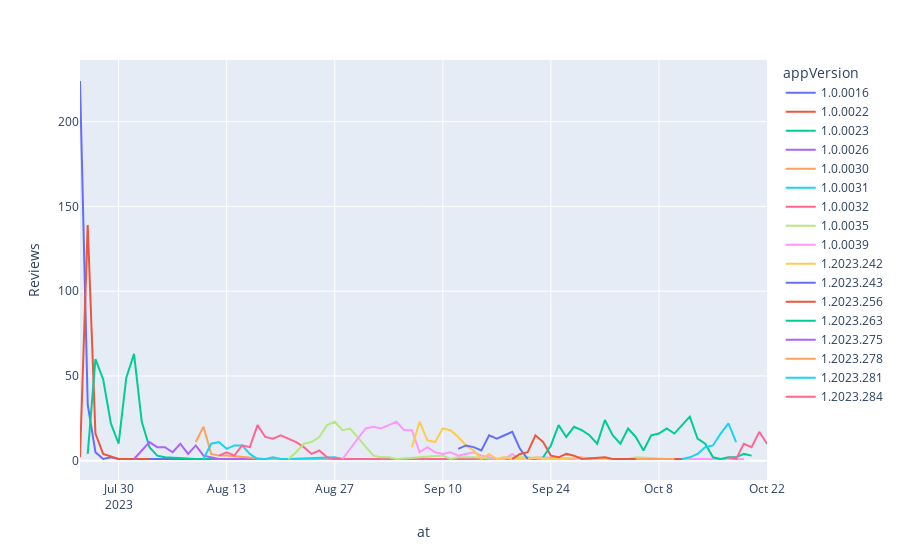

The cell this chart's notebook holds for it:
### Code cell
mask = df["score"] == 4
px.line(df[mask].groupby(['at', 'appVersion'], as_index=False).sum('Reviews'), 
       y='Reviews', 
       x='at',
       orientation='h',
       color='appVersion')

### Figure 1 — Plotly figure (JSON) as saved in the notebook; plotly's stock layout.template omitted (floating-point values rounded to 4 significant figures)
{"data": [{"hovertemplate": "appVersion=1.0.0016<br>at=%{x}<br>Reviews=%{y}<extra></extra>", "legendgroup": "1.0.0016", "line": {"color": "#636efa", "dash": "solid"}, "marker": {"symbol": "circle"}, "mode": "lines", "name": "1.0.0016", "orientation": "h", "showlegend": true, "type": "scatter", "x": ["2023-07-25", "2023-07-26", "2023-07-27", "2023-07-28", "2023-07-29", "2023-07-30", "2023-07-31", "2023-08-01", "2023-08-10", "2023-08-13", "2023-08-15"], "xaxis": "x", "y": [224, 33, 5, 1, 2, 1, 1, 1, 1, 1, 1], "yaxis": "y"}, {"hovertemplate": "appVersion=1.0.0022<br>at=%{x}<br>Reviews=%{y}<extra></extra>", "legendgroup": "1.0.0022", "line": {"color": "#EF553B", "dash": "solid"}, "marker": {"symbol": "circle"}, "mode": "lines", "name": "1.0.0022", "orientation": "h", "showlegend": true, "type": "scatter", "x": ["2023-07-25", "2023-07-26", "2023-07-27", "2023-07-28", "2023-07-30", "2023-08-01", "2023-08-03"], "xaxis": "x", "y": [2, 139, 16, 4, 1, 1, 1], "yaxis": "y"}, {"hovertemplate": "appVersion=1.0.0023<br>at=%{x}<br>Reviews=%{y}<extra></extra>", "legendgroup": "1.0.0023", "line": {"color": "#00cc96", "dash": "solid"}, "marker": {"symbol": "circle"}, "mode": "lines", "name": "1.0.0023", "orientation": "h", "showlegend": true, "type": "scatter", "x": ["2023-07-26", "2023-07-27", "2023-07-28", "2023-07-29", "2023-07-30", "2023-07-31", "2023-08-01", "2023-08-02", "2023-08-03", "2023-08-04", "2023-08-05", "2023-08-09", "2023-08-19", "2023-08-22", "2023-08-24", "2023-08-29", "2023-09-08", "2023-09-09", "2023-09-22", "2023-09-24"], "xaxis": "x", "y": [4, 60, 48, 22, 10, 49, 63, 23, 8, 3, 2, 1, 1, 1, 1, 1, 1, 1, 1, 1], "yaxis": "y"}, {"hovertemplate": "appVersion=1.0.0026<br>at=%{x}<br>Reviews=%{y}<extra></extra>", "legendgroup": "1.0.0026", "line": {"color": "#ab63fa", "dash": "solid"}, "marker": {"symbol": "circle"}, "mode": "lines", "name": "1.0.0026", "orientation": "h", "showlegend": true, "type": "scatter", "x": ["2023-08-01", "2023-08-02", "2023-08-03", "2023-08-04", "2023-08-05", "2023-08-06", "2023-08-07", "2023-08-08", "2023-08-09", "2023-08-10", "2023-08-12", "2023-08-29", "2023-09-24"], "xaxis": "x", "y": [1, 6, 11, 8, 8, 5, 10, 4, 9, 3, 1, 1, 1], "yaxis": "y"}, {"hovertemplate": "appVersion=1.0.0030<br>at=%{x}<br>Reviews=%{y}<extra></extra>", "legendgroup": "1.0.0030", "line": {"color": "#FFA15A", "dash": "solid"}, "marker": {"symbol": "circle"}, "mode": "lines", "name": "1.0.0030", "orientation": "h", "showlegend": true, "type": "scatter", "x": ["2023-08-09", "2023-08-10", "2023-08-11", "2023-08-12", "2023-08-13", "2023-08-16", "2023-08-18", "2023-08-23", "2023-08-24", "2023-08-30", "2023-09-25"], "xaxis": "x", "y": [11, 20, 4, 3, 3, 2, 1, 1, 1, 1, 1], "yaxis": "y"}, {"hovertemplate": "appVersion=1.0.0031<br>at=%{x}<br>Reviews=%{y}<extra></extra>", "legendgroup": "1.0.0031", "line": {"color": "#19d3f3", "dash": "solid"}, "marker": {"symbol": "circle"}, "mode": "lines", "name": "1.0.0031", "orientation": "h", "showlegend": true, "type": "scatter", "x": ["2023-08-10", "2023-08-11", "2023-08-12", "2023-08-13", "2023-08-14", "2023-08-15", "2023-08-16", "2023-08-17", "2023-08-18", "2023-08-19", "2023-08-20", "2023-08-21", "2023-08-27", "2023-08-28", "2023-08-30", "2023-09-01"], "xaxis": "x", "y": [1, 10, 11, 7, 9, 9, 4, 1, 1, 2, 1, 1, 2, 1, 1, 1], "yaxis": "y"}, {"hovertemplate": "appVersion=1.0.0032<br>at=%{x}<br>Reviews=%{y}<extra></extra>", "legendgroup": "1.0.0032", "line": {"color": "#FF6692", "dash": "solid"}, "marker": {"symbol": "circle"}, "mode": "lines", "name": "1.0.0032", "orientation": "h", "showlegend": true, "type": "scatter", "x": ["2023-08-12", "2023-08-13", "2023-08-14", "2023-08-15", "2023-08-16", "2023-08-17", "2023-08-18", "2023-08-19", "2023-08-20", "2023-08-21", "2023-08-22", "2023-08-23", "2023-08-24", "2023-08-25", "2023-08-26", "2023-08-27", "2023-08-29", "2023-08-31", "2023-09-03", "2023-09-04", "2023-09-07", "2023-09-12", "2023-09-14", "2023-09-18", "2023-09-23", "2023-09-26", "2023-09-27"], "xaxis": "x", "y": [3, 5, 3, 9, 8, 21, 14, 13, 15, 13, 11, 8, 4, 6, 2, 1, 1, 1, 1, 1, 1, 1, 1, 1, 1, 1, 1], "yaxis": "y"}, {"hovertemplate": "appVersion=1.0.0035<br>at=%{x}<br>Reviews=%{y}<extra></extra>", "legendgroup": "1.0.0035", "line": {"color": "#B6E880", "dash": "solid"}, "marker": {"symbol": "circle"}, "mode": "lines", "name": "1.0.0035", "orientation": "h", "showlegend": true, "type": "scatter", "x": ["2023-08-21", "2023-08-22", "2023-08-23", "2023-08-24", "2023-08-25", "2023-08-26", "2023-08-27", "2023-08-28", "2023-08-29", "2023-09-01", "2023-09-02", "2023-09-03", "2023-09-04", "2023-09-10", "2023-09-11", "2023-09-12", "2023-09-14", "2023-09-17", "2023-09-18", "2023-09-21", "2023-09-23", "2023-09-25", "2023-09-27", "2023-09-30", "2023-10-03", "2023-10-04", "2023-10-05", "2023-10-09", "2023-10-11"], "xaxis": "x", "y": [1, 5, 10, 11, 14, 21, 23, 18, 19, 3, 2, 2, 1, 3, 1, 2, 2, 1, 2, 2, 1, 1, 2, 1, 1, 1, 2, 1, 1], "yaxis": "y"}, {"hovertemplate": "appVersion=1.0.0039<br>at=%{x}<br>Reviews=%{y}<extra></extra>", "legendgroup": "1.0.0039", "line": {"color": "#FF97FF", "dash": "solid"}, "marker": {"symbol": "circle"}, "mode": "lines", "name": "1.0.0039", "orientation": "h", "showlegend": true, "type": "scatter", "x": ["2023-08-28", "2023-08-29", "2023-08-30", "2023-08-31", "2023-09-01", "2023-09-02", "2023-09-03", "2023-09-04", "2023-09-05", "2023-09-06", "2023-09-07", "2023-09-08", "2023-09-09", "2023-09-10", "2023-09-11", "2023-09-12", "2023-09-13", "2023-09-14", "2023-09-15", "2023-09-17", "2023-09-18", "2023-09-19", "2023-09-20", "2023-09-23", "2023-09-27", "2023-09-28", "2023-09-29", "2023-09-30", "2023-10-04", "2023-10-05", "2023-10-06", "2023-10-08", "2023-10-09", "2023-10-11", "2023-10-13", "2023-10-14", "2023-10-19"], "xaxis": "x", "y": [1, 7, 13, 19, 20, 19, 21, 23, 18, 18, 5, 8, 5, 4, 5, 3, 4, 5, 3, 1, 1, 4, 1, 2, 1, 2, 1, 1, 1, 1, 1, 1, 1, 1, 1, 1, 1], "yaxis": "y"}, {"hovertemplate": "appVersion=1.2023.242<br>at=%{x}<br>Reviews=%{y}<extra></extra>", "legendgroup": "1.2023.242", "line": {"color": "#FECB52", "dash": "solid"}, "marker": {"symbol": "circle"}, "mode": "lines", "name": "1.2023.242", "orientation": "h", "showlegend": true, "type": "scatter", "x": ["2023-09-06", "2023-09-07", "2023-09-08", "2023-09-09", "2023-09-10", "2023-09-11", "2023-09-12", "2023-09-13", "2023-09-14", "2023-09-15", "2023-09-16", "2023-09-17", "2023-09-18", "2023-09-19", "2023-09-21", "2023-09-22", "2023-09-24", "2023-09-26", "2023-09-27", "2023-09-30", "2023-10-01", "2023-10-09", "2023-10-12"], "xaxis": "x", "y": [8, 23, 12, 11, 19, 18, 14, 9, 6, 1, 4, 1, 2, 1, 1, 2, 1, 1, 2, 1, 1, 1, 1], "yaxis": "y"}, {"hovertemplate": "appVersion=1.2023.243<br>at=%{x}<br>Reviews=%{y}<extra></extra>", "legendgroup": "1.2023.243", "line": {"color": "#636efa", "dash": "solid"}, "marker": {"symbol": "circle"}, "mode": "lines", "name": "1.2023.243", "orientation": "h", "showlegend": true, "type": "scatter", "x": ["2023-09-12", "2023-09-13", "2023-09-14", "2023-09-15", "2023-09-16", "2023-09-17", "2023-09-18", "2023-09-19", "2023-09-20", "2023-09-21"], "xaxis": "x", "y": [7, 9, 8, 6, 15, 13, 15, 17, 7, 1], "yaxis": "y"}, {"hovertemplate": "appVersion=1.2023.256<br>at=%{x}<br>Reviews=%{y}<extra></extra>", "legendgroup": "1.2023.256", "line": {"color": "#EF553B", "dash": "solid"}, "marker": {"symbol": "circle"}, "mode": "lines", "name": "1.2023.256", "orientation": "h", "showlegend": true, "type": "scatter", "x": ["2023-09-19", "2023-09-20", "2023-09-21", "2023-09-22", "2023-09-23", "2023-09-24", "2023-09-25", "2023-09-26", "2023-09-27", "2023-09-28", "2023-10-01", "2023-10-02", "2023-10-03", "2023-10-07", "2023-10-09", "2023-10-11"], "xaxis": "x", "y": [1, 4, 5, 15, 11, 3, 2, 4, 3, 1, 2, 1, 1, 1, 1, 1], "yaxis": "y"}, {"hovertemplate": "appVersion=1.2023.263<br>at=%{x}<br>Reviews=%{y}<extra></extra>", "legendgroup": "1.2023.263", "line": {"color": "#00cc96", "dash": "solid"}, "marker": {"symbol": "circle"}, "mode": "lines", "name": "1.2023.263", "orientation": "h", "showlegend": true, "type": "scatter", "x": ["2023-09-23", "2023-09-24", "2023-09-25", "2023-09-26", "2023-09-27", "2023-09-28", "2023-09-29", "2023-09-30", "2023-10-01", "2023-10-02", "2023-10-03", "2023-10-04", "2023-10-05", "2023-10-06", "2023-10-07", "2023-10-08", "2023-10-09", "2023-10-10", "2023-10-11", "2023-10-12", "2023-10-13", "2023-10-14", "2023-10-15", "2023-10-16", "2023-10-17", "2023-10-18", "2023-10-19", "2023-10-20"], "xaxis": "x", "y": [2, 9, 21, 14, 20, 18, 15, 10, 24, 15, 10, 19, 14, 6, 15, 16, 19, 16, 21, 26, 13, 10, 2, 1, 2, 2, 4, 3], "yaxis": "y"}, {"hovertemplate": "appVersion=1.2023.275<br>at=%{x}<br>Reviews=%{y}<extra></extra>", "legendgroup": "1.2023.275", "line": {"color": "#ab63fa", "dash": "solid"}, "marker": {"symbol": "circle"}, "mode": "lines", "name": "1.2023.275", "orientation": "h", "showlegend": true, "type": "scatter", "x": ["2023-10-04"], "xaxis": "x", "y": [1], "yaxis": "y"}, {"hovertemplate": "appVersion=1.2023.278<br>at=%{x}<br>Reviews=%{y}<extra></extra>", "legendgroup": "1.2023.278", "line": {"color": "#FFA15A", "dash": "solid"}, "marker": {"symbol": "circle"}, "mode": "lines", "name": "1.2023.278", "orientation": "h", "showlegend": true, "type": "scatter", "x": ["2023-10-05", "2023-10-08", "2023-10-10"], "xaxis": "x", "y": [1, 1, 1], "yaxis": "y"}, {"hovertemplate": "appVersion=1.2023.281<br>at=%{x}<br>Reviews=%{y}<extra></extra>", "legendgroup": "1.2023.281", "line": {"color": "#19d3f3", "dash": "solid"}, "marker": {"symbol": "circle"}, "mode": "lines", "name": "1.2023.281", "orientation": "h", "showlegend": true, "type": "scatter", "x": ["2023-10-11", "2023-10-12", "2023-10-13", "2023-10-14", "2023-10-15", "2023-10-16", "2023-10-17", "2023-10-18"], "xaxis": "x", "y": [1, 2, 4, 8, 9, 16, 22, 11], "yaxis": "y"}, {"hovertemplate": "appVersion=1.2023.284<br>at=%{x}<br>Reviews=%{y}<extra></extra>", "legendgroup": "1.2023.284", "line": {"color": "#FF6692", "dash": "solid"}, "marker": {"symbol": "circle"}, "mode": "lines", "name": "1.2023.284", "orientation": "h", "showlegend": true, "type": "scatter", "x": ["2023-10-17", "2023-10-18", "2023-10-19", "2023-10-20", "2023-10-21", "2023-10-22"], "xaxis": "x", "y": [2, 1, 10, 8, 17, 10], "yaxis": "y"}], "layout": {"legend": {"title": {"text": "appVersion"}, "tracegroupgap": 0}, "margin": {"t": 60}, "xaxis": {"anchor": "y", "domain": [0, 1], "title": {"text": "at"}}, "yaxis": {"anchor": "x", "domain": [0, 1], "title": {"text": "Reviews"}}}}
